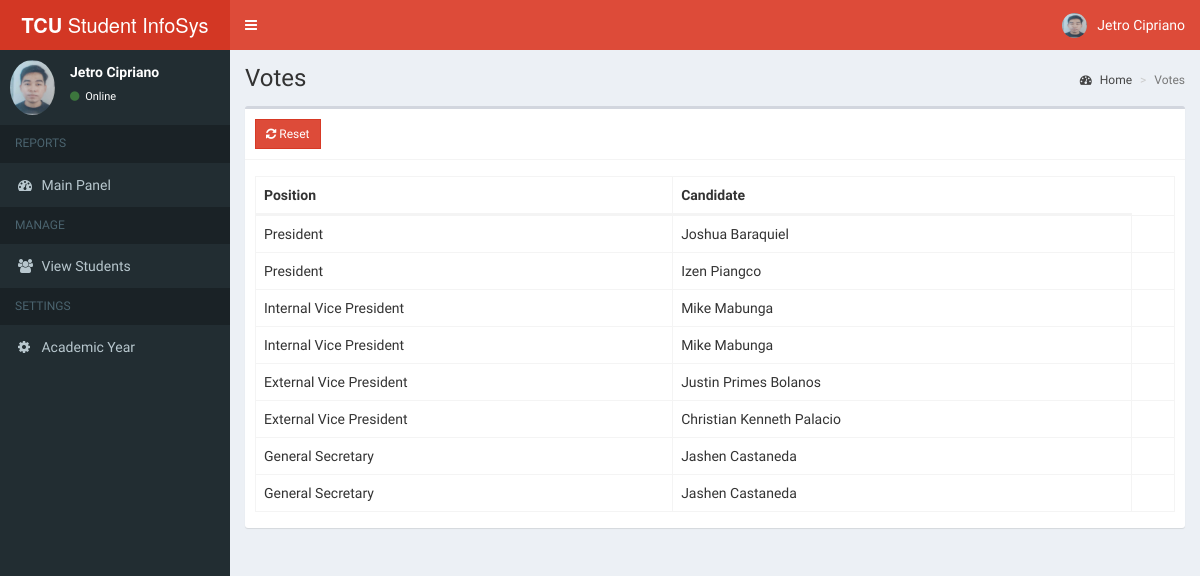
Screenshot of /admin/votes.php (signed in) with the database file from the repository.
### tables this page shows
CREATE TABLE `votes` (
  `id` int(11) NOT NULL,
  `studnum` varchar(11) NOT NULL,
  `candidate_id` int(11) NOT NULL,
  `position_id` int(11) NOT NULL
);

CREATE TABLE `positions` (
  `id` int(11) NOT NULL,
  `description` varchar(50) NOT NULL,
  `max_vote` int(11) NOT NULL,
  `priority` int(11) NOT NULL
);

CREATE TABLE `candidates` (
  `id` int(11) NOT NULL,
  `position_id` int(11) NOT NULL,
  `firstname` varchar(30) NOT NULL,
  `lastname` varchar(30) NOT NULL,
  `photo` varchar(150) NOT NULL,
  `platform` text NOT NULL
);

### admin/includes/session.php (called while the page is built, shortened)
<?php
	include 'includes/conn.php';
	$sql = "SELECT * FROM admin WHERE id = '".$_SESSION['admin']."'";
	$query = $conn->query($sql);
	$user = $query->fetch_assoc();
?>

### admin/votes.php (the view, shortened to what this page needs)
<?php include 'includes/session.php'; ?>
<?php include 'includes/header.php'; ?>
<body class="hold-transition skin-red sidebar-mini">
<div class="wrapper">
  <?php include 'includes/navbar.php'; ?>
  <?php include 'includes/menubar.php'; ?>
  <div class="content-wrapper">
    <section class="content-header">
      <h1>
        Votes
      </h1>
      <ol class="breadcrumb">
        <li><a href="#"><i class="fa fa-dashboard"></i> Home</a></li>
        <li class="active">Votes</li>
      </ol>
    </section>
    <section class="content">
      <div class="row">
        <div class="col-xs-12">
          <div class="box">
            <div class="box-header with-border">
              <a href="#reset" data-toggle="modal" class="btn btn-danger btn-sm btn-flat"><i class="fa fa-refresh"></i> Reset</a>
            </div>
            <div class="box-body">
              <table id="example1" class="table table-bordered">
                <thead>
                  <th>Position</th>
                  <th>Candidate</th>
                </thead>
                <tbody>
                  <?php
                    $sql = "SELECT *, candidates.firstname AS canfirst, candidates.lastname AS canlast, voters.firstname AS votfirst, voters.lastname AS votlast FROM votes LEFT JOIN positions ON positions.id=votes.position_id LEFT JOIN candidates ON candidates.id=votes.candidate_id LEFT JOIN voters ON studnum=votes.studnum ORDER BY positions.priority ASC";
                    $query = $conn->query($sql);
                    while($row = $query->fetch_assoc()){
                      echo "
                        <tr>
                          <td class='hidden'></td>
                          <td>".$row['description']."</td>
                          <td>".$row['canfirst'].' '.$row['canlast']."</td>
                          <td>".$row['votfirst'].' '.$row['votlast']."</td>
                        </tr>
                      ";
                    }
                  ?>
                </tbody>
              </table>
            </div>
          </div>
        </div>
      </div>
    </section>
  </div>
</div>
</body>
</html>

### admin/includes/navbar.php (shortened to what this page needs)
<header class="main-header">
  <a href="#" class="logo">
    <span class="logo-lg"><b>TCU</b> Student InfoSys</span>
  </a>
  <nav class="navbar navbar-static-top">
    <a href="#" class="sidebar-toggle" data-toggle="push-menu" role="button">
    </a>
    <div class="navbar-custom-menu">
      <ul class="nav navbar-nav">
        <li class="dropdown user user-menu">
          <a href="#" class="dropdown-toggle" data-toggle="dropdown">
            <img src="<?php echo (!empty($user['photo'])) ? '../images/'.$user['photo'] : '../images/profile.jpg'; ?>" class="user-image" alt="User Image">
            <span class="hidden-xs"><?php echo $user['firstname'].' '.$user['lastname']; ?></span>
          </a>
        </li>
      </ul>
    </div>
  </nav>
</header>

### admin/includes/menubar.php (shortened to what this page needs)
<aside class="main-sidebar">
  <section class="sidebar">
    <div class="user-panel">
      <div class="pull-left image">
        <img src="<?php echo (!empty($user['photo'])) ? '../images/'.$user['photo'] : '../images/profile.jpg'; ?>" class="img-circle" alt="User Image">
      </div>
      <div class="pull-left info">
        <p><?php echo $user['firstname'].' '.$user['lastname']; ?></p>
        <a><i class="fa fa-circle text-success"></i> Online</a>
      </div>
    </div>
    <ul class="sidebar-menu" data-widget="tree">
      <li class="header">REPORTS</li>
      <li class=""><a href="home.php"><i class="fa fa-dashboard"></i> <span>Main Panel</span></a></li>
      <li class="header">MANAGE</li>
      <li class=""><a href="students.php"><i class="fa fa-users"></i> <span>View Students</span></a></li>
      <li class="header">SETTINGS</li>
      <li class=""><a href="#config" data-toggle="modal"><i class="fa fa-cog"></i> <span>Academic Year</span></a></li>
    </ul>
  </section>
</aside>

### rows the page displays
votes: position.description "President", candidate.firstname "Joshua", candidate.lastname "Baraquiel"
votes: position.description "President", candidate.firstname "Izen", candidate.lastname "Piangco"
votes: position.description "Internal Vice President", candidate.firstname "Mike", candidate.lastname "Mabunga"
votes: position.description "Internal Vice President", candidate.firstname "Mike", candidate.lastname "Mabunga"
votes: position.description "External Vice President", candidate.firstname "Justin Primes", candidate.lastname "Bolanos"
votes: position.description "External Vice President", candidate.firstname "Christian Kenneth", candidate.lastname "Palacio"
votes: position.description "General Secretary", candidate.firstname "Jashen", candidate.lastname "Castaneda"
votes: position.description "General Secretary", candidate.firstname "Jashen", candidate.lastname "Castaneda"

### other values shown
$user['firstname'] "Jetro"
$user['lastname'] "Cipriano"
